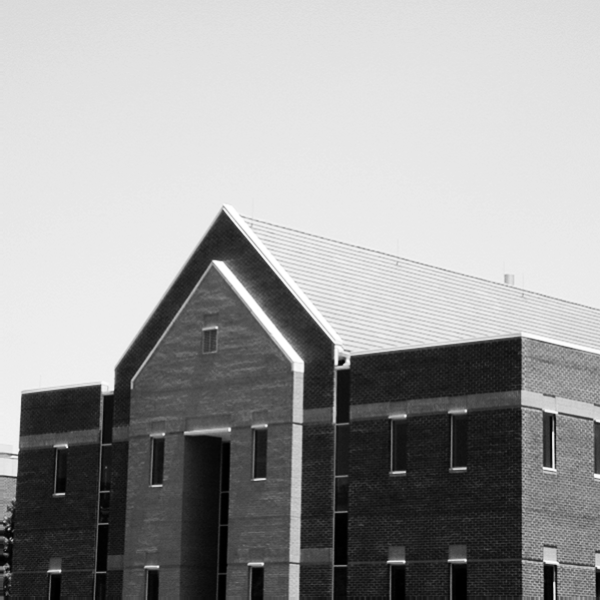
#> input picture Image Processing 5/Convolution/Assignment25/building.tif, 600 x 600 px
$ python building_edge.py
#> lines starting #> are read from the running program, lines starting #| are printed output that depends on the picture
import cv2 as cv
import numpy as np

img = cv.imread("Assignment25/building.tif",0)
#> img is the input picture: shape (600, 600); min 0, max 255, mean 155.8
resualt1 = np.zeros(img.shape,np.uint8)
resualt2 = np.zeros(img.shape,np.uint8)
mask1 = np.array([[-1,-1,-1],
                [0,0,0],
                [1,1,1]])
mask2 = np.array([[-1,0,1],
                [-1,0,1],
                [-1,0,1]])
row ,col = img.shape
#> row = 600; col = 600
for i in range(1,row-1):
    for j in range(1,col-1):
        small_image = img[i-1:i+2,j-1:j+2]
        res1 = np.sum(mask1*small_image)
        res2 = np.sum(mask2*small_image)
        if res1 <=0:
            res1 = 0
        if res2 <=0:
            res2 = 0

        resualt1[i,j] = res1
        resualt2[i,j] = res2
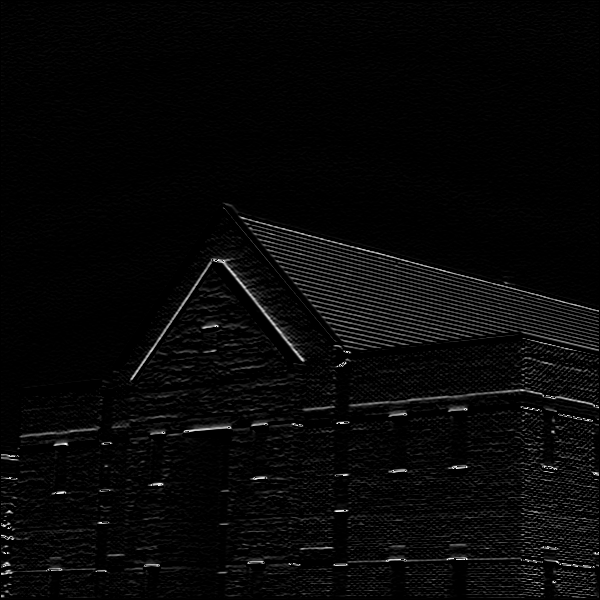
#> resualt1: shape (600, 600); min 0, max 255, mean 7.6
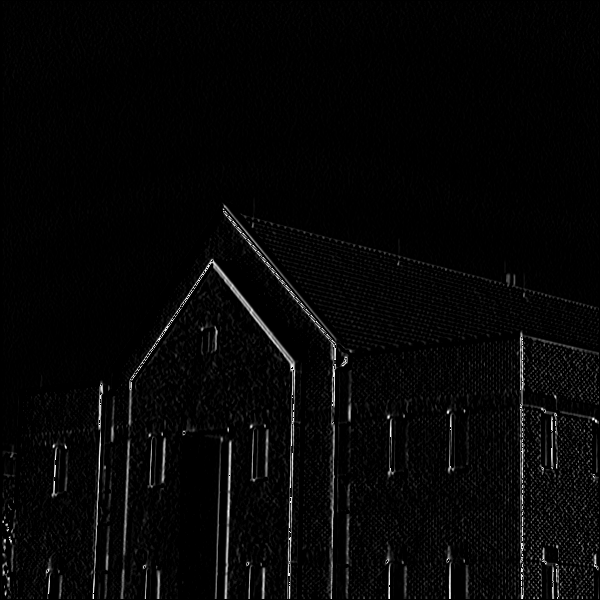
#> resualt2: shape (600, 600); min 0, max 255, mean 6.3
resualt = np.hstack((resualt1,resualt2))
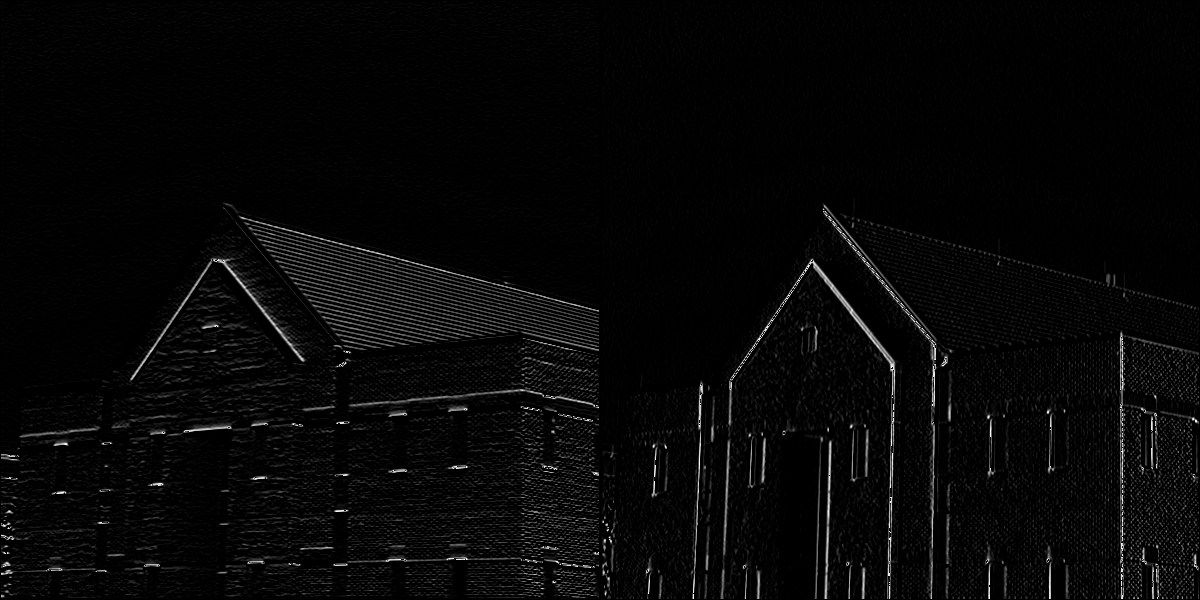
#> resualt: shape (600, 1200); min 0, max 255, mean 7
cv.imshow("Edge Detection",resualt)
cv.waitKey()
